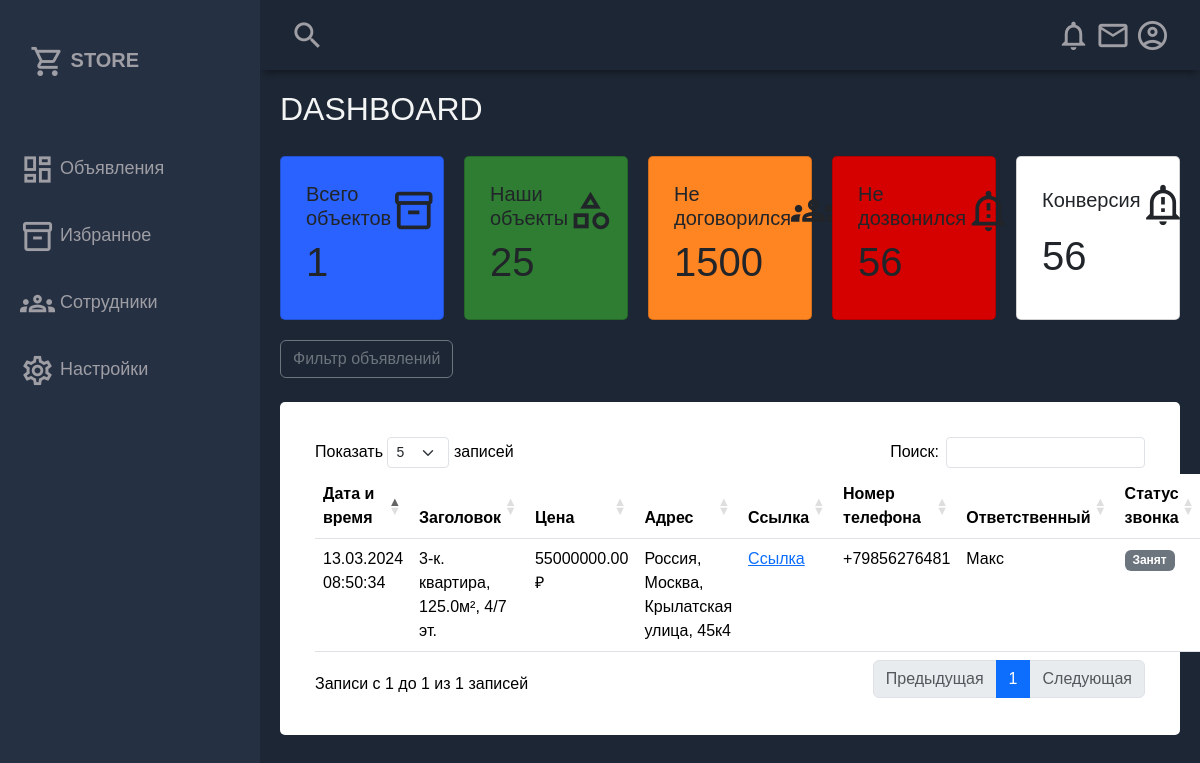
The page /manager/listings/ on the database as committed earlier.
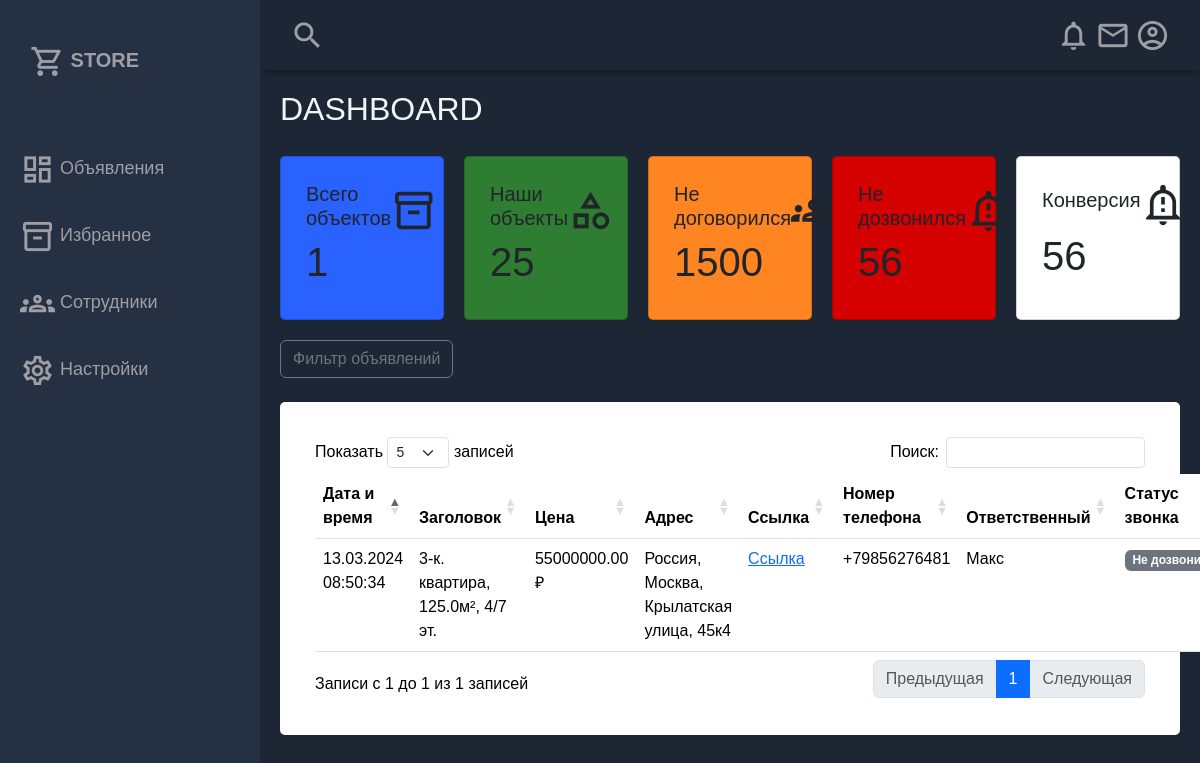
The same page on the database as committed later.
### crmapp/models.py (models this page shows)
class Listing(models.Model):
    NEW = 'Новое'
    MISSED = 'Не снял'
    NOT_REACHED = 'Не дозвонился'
    OUR_OBJECT = 'Наш объект'
    CALL_STATUS_CHOICES = [
        (NEW, 'Новое'),
        (MISSED, 'Не снял'),
        (NOT_REACHED, 'Не дозвонился'),
        (OUR_OBJECT, 'Наш объект'),
    ]
    title = models.CharField(max_length=255)
    price = models.DecimalField(max_digits=10, decimal_places=2)
    address = models.CharField(max_length=255)
    link = models.URLField(max_length=500)
    phone_number = models.CharField(max_length=20)
    responsible = models.ForeignKey(Employee, on_delete=models.CASCADE)
    call_status = models.CharField(max_length=100, choices=CALL_STATUS_CHOICES, default=NEW)
    created_at = models.DateTimeField(auto_now_add=True)
    agency = models.ForeignKey(Agency, on_delete=models.CASCADE)

class Employee(models.Model):
    user = models.OneToOneField(User, on_delete=models.CASCADE)
    manager = models.ForeignKey(Manager, on_delete=models.CASCADE)
    plain_password = models.CharField(max_length=255, blank=True) # не зашифрованный пароль для быстрого изменения/напоминания

### crmapp/views.py (the view)
# urls.py: path('manager/listings/', listings_admin, name='listings'),
def listings_admin(request): # manager/listings/ страница "Все объявления, интерфейс Менеджера"
    listings_count = Listing.objects.count()  # Получаем количество объектов из базы данных
    listings = Listing.objects.all().order_by('-id')  # Получаем все записи из БД, упорядоченные по ID
    return render(request, 'listing_manager.html', {'listings': listings, 'listings_count': listings_count})  # тестовая версия

### crmapp/templates/listing_manager.html (shortened to what this page needs)
{% extends "base.html" %}
{% block styles %}
  <link rel="stylesheet" type="text/css" href="https://cdn.datatables.net/1.11.3/css/dataTables.bootstrap5.min.css">
{% endblock %}
{% block content %}
<div class="main-title">
    <h2>DASHBOARD</h2>
</div>
<div class="main-cards">
    <div class="card">
        <div class="card-inner">
            <h5>Всего объектов</h5>
            <span class="material-icons-outlined">inventory_2</span>
        </div>
        <h1>{{ listings_count }}</h1>
    </div>
    <div class="card">
        <div class="card-inner">
            <h5>Наши объекты</h5>
            <span class="material-icons-outlined">category</span>
        </div>
        <h1>25</h1>
    </div>
    <div class="card">
        <div class="card-inner">
            <h5>Не договорился</h5>
            <span class="material-icons-outlined">groups</span>
        </div>
        <h1>1500</h1>
    </div>
    <div class="card">
        <div class="card-inner">
            <h5>Не дозвонился</h5>
            <span class="material-icons-outlined">notification_important</span>
        </div>
        <h1>56</h1>
    </div>
    <div class="card">
        <div class="card-inner">
            <h5>Конверсия</h5>
            <span class="material-icons-outlined">notification_important</span>
        </div>
        <h1>56</h1>
    </div>
</div>
<div class="mb-4">
    <button class="btn btn-outline-secondary me-2">Фильтр объявлений</button>
</div>
<div class="card-table">
    <div class="card-body">
        <table class="table" id="myTable">
            <thead>
            <tr>
                <th scope="col">Дата и время</th>
                <th scope="col">Заголовок</th>
                <th scope="col">Цена</th>
                <th scope="col">Адрес</th>
                <th scope="col">Ссылка</th>
                <th scope="col">Номер телефона</th>
                <th scope="col">Ответственный</th>
                <th scope="col">Статус звонка</th>
            </tr>
            </thead>
            <tbody>
            {% for listing in listings %}
            <tr>
                <td>{{ listing.created_at|date:"d.m.Y H:i:s" }}</td>
                <td>{{ listing.title }}</td>
                <td>{{ listing.price }} ₽</td>
                <td>{{ listing.address }}</td>
                <td><a href="{{ listing.link }}">Ссылка</a></td>
                <td>{{ listing.phone_number }}</td>
                <td>{{ listing.responsible.user.first_name }}</td>
                <td><span class="badge bg-secondary">{{ listing.call_status }}</span></td>
            </tr>
            {% endfor %}
            </tbody>
        </table>
    </div>
</div>
{% endblock %}

Rows that differ between the two databases and show on the page:
changed Listing "3-к. квартира, 125.0м², 4/7 эт.": call_status "Занят" → "Не…"
